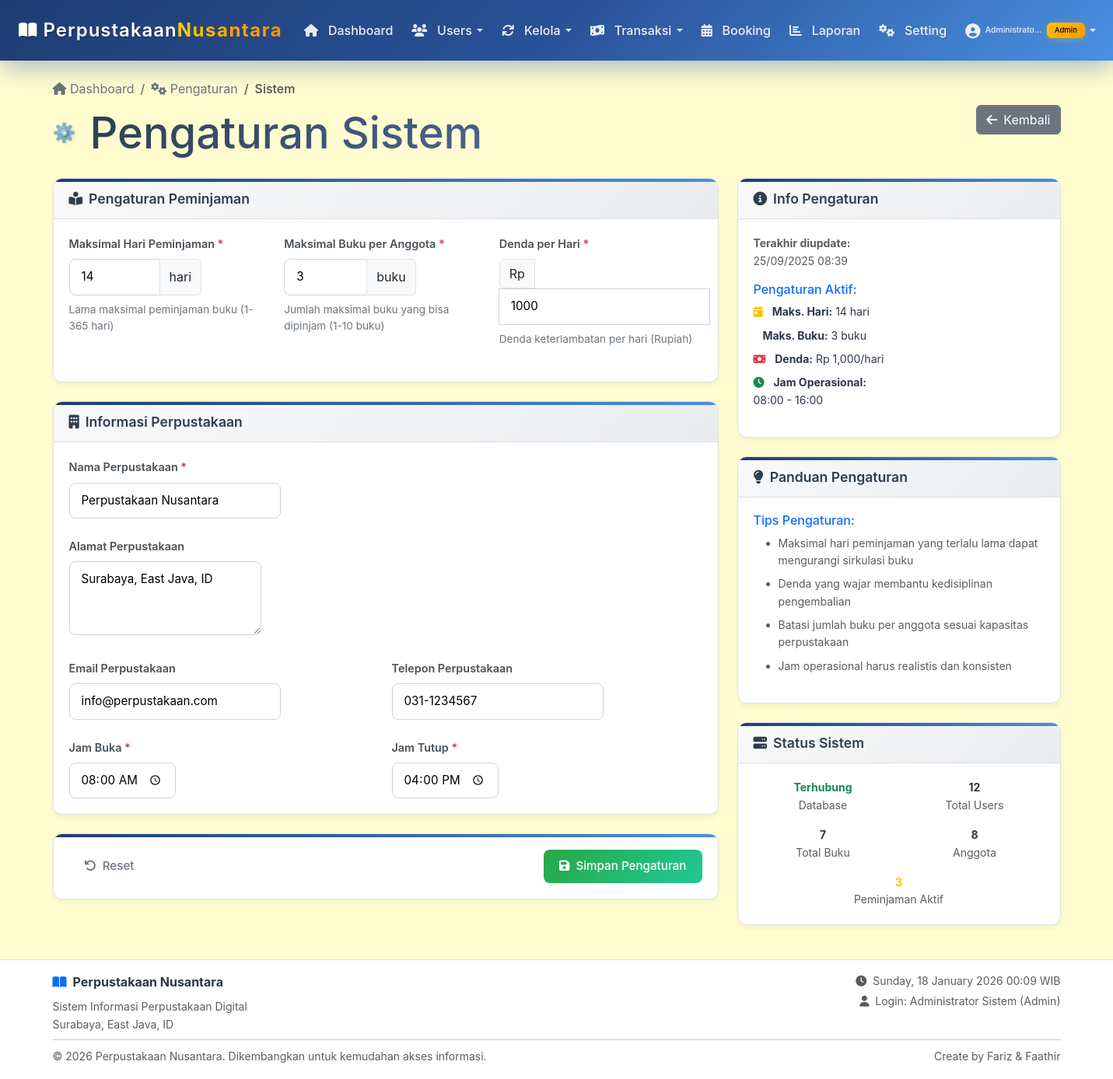
Page /admin/pengaturan/sistem.php (signed in) on the committed database.
### tables this page shows
CREATE TABLE `pengaturan` (
  `id` int(11) NOT NULL,
  `setting_key` varchar(50) NOT NULL,
  `setting_value` text DEFAULT NULL,
  `description` varchar(255) DEFAULT NULL,
  `updated_at` timestamp NOT NULL DEFAULT current_timestamp() ON UPDATE current_timestamp()
);

### admin/pengaturan/sistem.php (the view, shortened to what the rows shown need)
<?php
include '../../config/database.php';
try {
    $stmt = $conn->query("SELECT setting_key, setting_value, description, updated_at FROM pengaturan ORDER BY setting_key");
    $current_settings = [];
    while ($row = $stmt->fetch()) {
        $current_settings[$row['setting_key']] = $row;
    }
} catch (PDOException $e) {
    $error_message = "Error mengambil pengaturan: " . $e->getMessage();
}
include '../../includes/header.php';
?>
<div class="container py-4">
    <div class="d-flex justify-content-between align-items-center mb-4">
        <div>
            <h1 class="h3 mb-0 title-container">
                <span class="logo-emoji">⚙️</span>
                <span class="title-gradient">Pengaturan Sistem</span>
            </h1>
        </div>
    </div>
    <form method="POST" id="settingsForm">
        <div class="row">
            <div class="col-lg-8">
                <div class="modern-card mb-4">
                    <div class="card-body">
                        <div class="row g-3 mb-4">
                            <div class="col-md-4">
                                <div class="input-group">
                                    <input type="number"
                                           name="max_pinjam_hari"
                                           id="max_pinjam_hari"
                                           class="form-control-modern"
                                           min="1"
                                           max="365"
                                           value="<?= htmlspecialchars($current_settings['max_pinjam_hari']['setting_value'] ?? '14') ?>"
                                           required>
                                    <span class="input-group-text">hari</span>
                                </div>
                            </div>
                            <div class="col-md-4">
                                <div class="input-group">
                                    <input type="number"
                                           name="max_buku_pinjam"
                                           id="max_buku_pinjam"
                                           class="form-control-modern"
                                           min="1"
                                           max="10"
                                           value="<?= htmlspecialchars($current_settings['max_buku_pinjam']['setting_value'] ?? '3') ?>"
                                           required>
                                    <span class="input-group-text">buku</span>
                                </div>
                            </div>
                            <div class="col-md-4">
                                <div class="input-group">
                                    <span class="input-group-text">Rp</span>
                                    <input type="number"
                                           name="denda_per_hari"
                                           id="denda_per_hari"
                                           class="form-control-modern"
                                           min="0"
                                           value="<?= htmlspecialchars($current_settings['denda_per_hari']['setting_value'] ?? '1000') ?>"
                                           required>
                                </div>
                            </div>
                        </div>
                    </div>
                </div>
                <div class="modern-card mb-4">
                    <div class="card-body">
                        <div class="mb-4">
                            <label class="form-label-modern" for="nama_perpustakaan">
                                Nama Perpustakaan <span class="text-danger">*</span>
                            </label>
                            <input type="text"
                                   name="nama_perpustakaan"
                                   id="nama_perpustakaan"
                                   class="form-control-modern"
                                   placeholder="Nama perpustakaan"
                                   value="<?= htmlspecialchars($current_settings['nama_perpustakaan']['setting_value'] ?? '') ?>"
                                   required>
                        </div>
                        <div class="mb-4">
                            <label class="form-label-modern" for="alamat_perpustakaan">
                                Alamat Perpustakaan
                            </label>
                            <textarea name="alamat_perpustakaan"
                                      id="alamat_perpustakaan"
                                      class="form-control-modern"
                                      rows="3"
                                      placeholder="Alamat lengkap perpustakaan"><?= htmlspecialchars($current_settings['alamat_perpustakaan']['setting_value'] ?? '') ?></textarea>
                        </div>
                        <div class="row g-3 mb-4">
                            <div class="col-md-6">
                                <label class="form-label-modern" for="email_perpustakaan">
                                    Email Perpustakaan
                                </label>
                                <input type="email"
                                       name="email_perpustakaan"
                                       id="email_perpustakaan"
                                       class="form-control-modern"
                                       placeholder="email@perpustakaan.com"
                                       value="<?= htmlspecialchars($current_settings['email_perpustakaan']['setting_value'] ?? '') ?>">
                            </div>
                            <div class="col-md-6">
                                <label class="form-label-modern" for="telepon_perpustakaan">
                                    Telepon Perpustakaan
                                </label>
                                <input type="text"
                                       name="telepon_perpustakaan"
                                       id="telepon_perpustakaan"
                                       class="form-control-modern"
                                       placeholder="031-1234567"
                                       value="<?= htmlspecialchars($current_settings['telepon_perpustakaan']['setting_value'] ?? '') ?>">
                            </div>
                        </div>
                        <div class="row g-3">
                            <div class="col-md-6">
                                <label class="form-label-modern" for="jam_buka">
                                    Jam Buka <span class="text-danger">*</span>
                                </label>
                                <input type="time"
                                       name="jam_buka"
                                       id="jam_buka"
                                       class="form-control-modern"
                                       value="<?= htmlspecialchars($current_settings['jam_buka']['setting_value'] ?? '08:00') ?>"
                                       required>
                            </div>
                            <div class="col-md-6">
                                <label class="form-label-modern" for="jam_tutup">
                                    Jam Tutup <span class="text-danger">*</span>
                                </label>
                                <input type="time"
                                       name="jam_tutup"
                                       id="jam_tutup"
                                       class="form-control-modern"
                                       value="<?= htmlspecialchars($current_settings['jam_tutup']['setting_value'] ?? '16:00') ?>"
                                       required>
                            </div>
                        </div>
                    </div>
                </div>
            </div>
            <div class="col-lg-4">
                <div class="modern-card mb-4">
                    <div class="card-body">
                        <?php if (!empty($current_settings)): ?>
                            <div class="small text-muted mb-3">
                                <strong>Terakhir diupdate:</strong><br>
                                <?= isset($current_settings['max_pinjam_hari']['updated_at']) ?
                                    date('d/m/Y H:i', strtotime($current_settings['max_pinjam_hari']['updated_at'])) :
                                    'Belum pernah diupdate' ?>
                            </div>
                            <h6 class="text-primary mb-2">Pengaturan Aktif:</h6>
                            <ul class="list-unstyled small">
                                <li class="mb-2">
                                    <i class="fas fa-calendar-day text-warning me-2"></i>
                                    <strong>Maks. Hari:</strong> <?= $current_settings['max_pinjam_hari']['setting_value'] ?? '14' ?> hari
                                </li>
                                <li class="mb-2">
                                    <strong>Maks. Buku:</strong> <?= $current_settings['max_buku_pinjam']['setting_value'] ?? '3' ?> buku
                                </li>
                                <li class="mb-2">
                                    <i class="fas fa-money-bill text-danger me-2"></i>
                                    <strong>Denda:</strong> Rp <?= number_format($current_settings['denda_per_hari']['setting_value'] ?? 1000) ?>/hari
                                </li>
                                <li class="mb-2">
                                    <i class="fas fa-clock text-success me-2"></i>
                                    <strong>Jam Operasional:</strong><br>
                                    <?= $current_settings['jam_buka']['setting_value'] ?? '08:00' ?> -
                                    <?= $current_settings['jam_tutup']['setting_value'] ?? '16:00' ?>
                                </li>
                            </ul>
                        <?php endif; ?>
                    </div>
                </div>
            </div>
        </div>
    </form>
</div>
<?php include '../../includes/footer.php'; ?>

### rows in the picture
pengaturan: max_pinjam_hari "14", updated_at "25/09/2025 08:39", setting_value "14"
pengaturan: max_buku_pinjam "3", setting_value "3"
pengaturan: denda_per_hari "1000", setting_value "1,000"
pengaturan: nama_perpustakaan "Perpustakaan Nusantara"
pengaturan: alamat_perpustakaan "Surabaya, East Java, ID"
pengaturan: email_perpustakaan "info@perpustakaan.com"
pengaturan: telepon_perpustakaan "031-1234567"
pengaturan: jam_buka "08:00", setting_value "08:00"
pengaturan: jam_tutup "16:00", setting_value "16:00"

### other values in the picture
strlen($nama) > 12 ? substr($nama, 0, 12) . '...' : $nama "Administrato..."
$badge_text "Admin"
$db_status "Terhubung"
$total_users "12"
$total_books "7"
$total_members "8"
$active_loans "3"
SITE_NAME "Perpustakaan Nusantara"
$SISTEM['alamat_perpustakaan'] "Surabaya, East Java, ID"
$current_user['nama'] "Administrator Sistem"
str_replace('_', ' ', $current_user['role']) "Admin"
